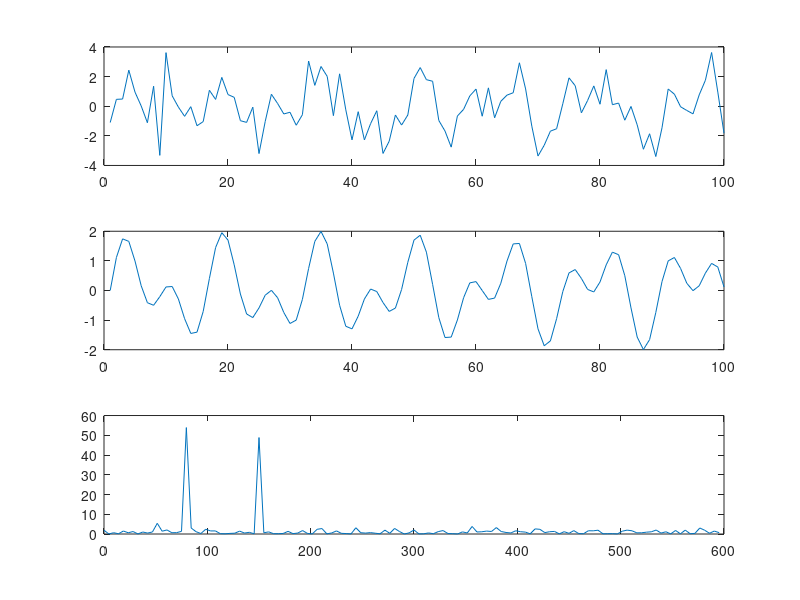

MATLAB code to generate this figure: (Note: this script raises an error after producing the figure.)
clc
clear
fs=1200;
t=0:1/fs:1;
x=sin(2*pi*80*t)+sin(2*pi*150*t);
y=x+randn(size(t));
subplot(3,1,1)
plot(y(1:100));
subplot(3,1,2);
plot(x(1:100));
Y=fft(y,256);
Pyy=Y.*conj(Y)/300;
f=fs/256*(0:127);
subplot(3,1,3);
plot(f,Pyy(1:128));h
